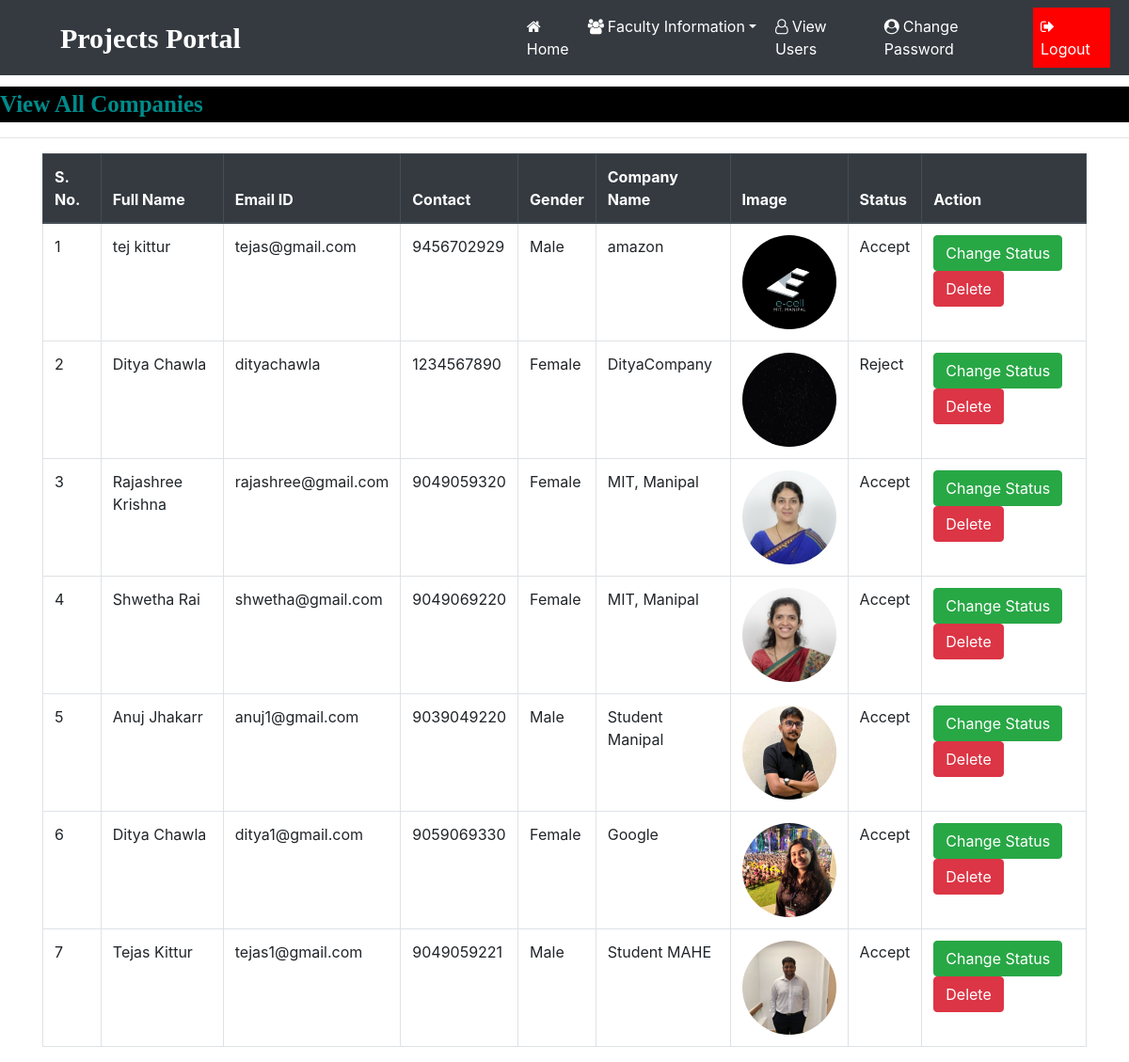
The page /company_all (signed in) on the database its author committed.
### job/models.py (models this page shows, shortened)
class Company(models.Model):
    user = models.ForeignKey(User,on_delete=models.CASCADE)
    mobile = models.CharField(max_length=10,null=True)
    image = models.FileField(null=True)
    gender = models.CharField(max_length=10,null=True)
    company = models.CharField(max_length=50, null=True)
    type = models.CharField(max_length=10,null=True)
    status = models.CharField(max_length=20, null=True)

### job/views.py (the view)
# urls.py: path('company_all', job.views.company_all, name="company_all"),
def company_all(request):
    if not request.user.is_authenticated:
        return redirect('admin_login')
    data = Company.objects.all()
    d = {'data':data}
    return render(request, "company_all.html",d)

### job/templates/company_all.html
{% load static %}
{% block body %}
{% include 'admin_navigation.html' %}
<marquee style="font-family: 'Monotype Corsiva'; font-size: 25px; color: darkcyan; background-color: black; font-weight: bold; margin-top: 1%;">
    View All Companies
</marquee>
<hr>
<div class="container">
    <table class="table table-bordered table-hover" id="example">
        <thead class="thead-dark">
        <tr>
            <th scope="col">S. No.</th>
            <th scope="col">Full Name</th>
            <th scope="col">Email ID</th>
            <th scope="col">Contact</th>
            <th scope="col">Gender</th>
            <th scope="col">Company Name</th>
            <th scope="col">Image</th>
            <th scope="col">Status</th>
            <th scope="col">Action</th>
        </tr>
        </thead>
        <tbody>
        {% for i in data %}
        <tr>
            <td>{{ forloop.counter }}</td>
            <td>{{ i.user.first_name }} {{ i.user.last_name }}</td>
            <td>{{ i.user.username }}</td>
            <td>{{ i.mobile }}</td>
            <td>{{ i.gender }}</td>
            <td>{{ i.company }}</td>
            <td><img src="{{ i.image.url }}" style="width: 100px; height: 100px; border-radius: 50%;" alt="Company Image"></td>
            <td>{{ i.status }}</td>
            <td>
                <a href="{% url 'change_status' i.id %}" class="btn btn-success" onclick="return confirm('Are you sure?')">Change Status</a>
                <a href="{% url 'delete_company' i.user.id %}" class="btn btn-danger" onclick="return confirm('Are you sure?')">Delete</a>
            </td>
        </tr>
        {% endfor %}
        </tbody>
    </table>
</div>
{% endblock body %}

### rows shown on the page
Company: user.first_name "tej", user.last_name "kittur", user.username "tejas@gmail.com", mobile "9456702929", gender "Male", company "amazon", image (picture), status "Accept"
Company: user.first_name "Ditya", user.last_name "Chawla", user.username "dityachawla", mobile "1234567890", gender "Female", company "DityaCompany", image (picture), status "Reject"
Company: user.first_name "Rajashree", user.last_name "Krishna", user.username "rajashree@gmail.com", mobile "9049059320", gender "Female", company "MIT, Manipal", image (picture), status "Accept"
Company: user.first_name "Shwetha", user.last_name "Rai", user.username "shwetha@gmail.com", mobile "9049069220", gender "Female", company "MIT, Manipal", image (picture), status "Accept"
Company: user.first_name "Anuj", user.last_name "Jhakarr", user.username "anuj1@gmail.com", mobile "9039049220", gender "Male", company "Student Manipal", image (picture), status "Accept"
Company: user.first_name "Ditya", user.last_name "Chawla", user.username "ditya1@gmail.com", mobile "9059069330", gender "Female", company "Google", image (picture), status "Accept"
Company: user.first_name "Tejas", user.last_name "Kittur", user.username "tejas1@gmail.com", mobile "9049059221", gender "Male", company "Student MAHE", image (picture), status "Accept"
